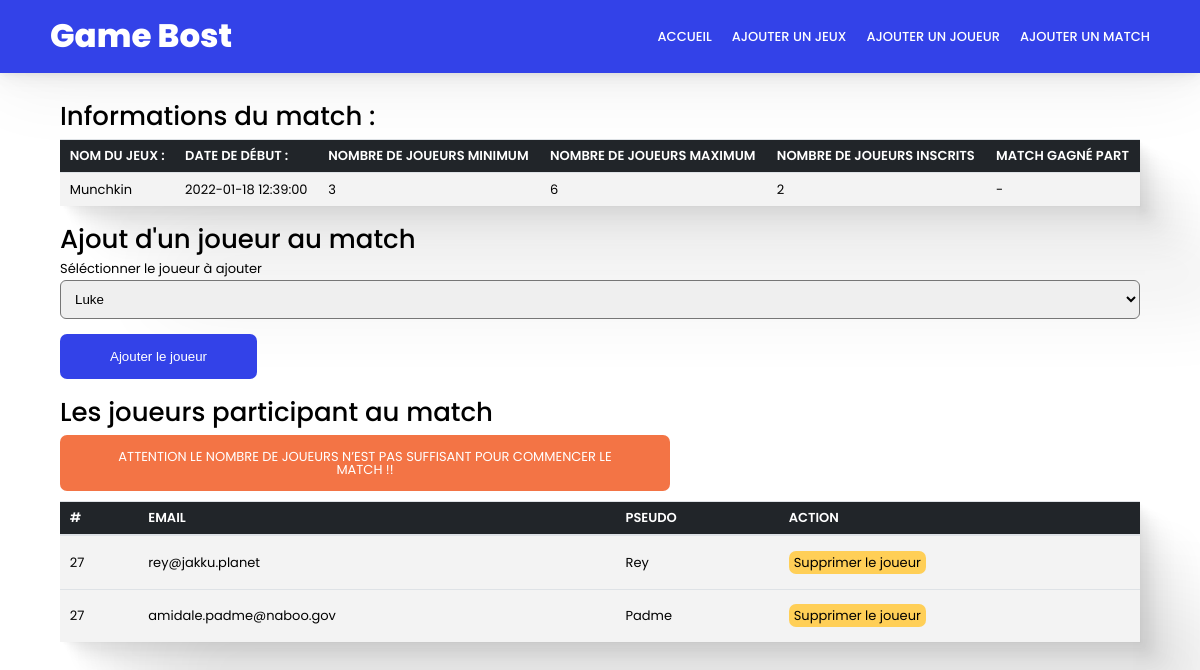
Screenshot of /index.php?action=contestSingleView&id=27&game_id=26 with the database file from the repository.
### tables this page shows
CREATE TABLE `contest` (
  `id` int(11) NOT NULL,
  `game_id` int(11) NOT NULL,
  `start_date` datetime NOT NULL,
  `winner_id` int(11) DEFAULT NULL
);

CREATE TABLE `game` (
  `id` int(11) NOT NULL,
  `title` varchar(50) NOT NULL,
  `min_players` int(20) NOT NULL,
  `max_players` int(20) NOT NULL
);

CREATE TABLE `player_contest` (
  `id` int(255) NOT NULL,
  `player_id` int(255) NOT NULL,
  `contest_id` int(255) NOT NULL
);

CREATE TABLE `player` (
  `id` int(11) NOT NULL,
  `email` varchar(50) NOT NULL,
  `nickname` varchar(50) NOT NULL
);

### controller/FrontController.php (called while the page is built, shortened)
<?php
require_once('model/GameManager.php');
require_once('model/PlayerManager.php');
require_once('model/ContestManager.php');
class FrontController
{
    private $gameManager;
    private $playerManager;
    private $contestManager;
    function __construct()
    {
        $this->gameManager = new GameManager();
        $this->playerManager = new PlayerManager();
        $this->contestManager = new ContestManager();
    }
    public function contestSingleView(){
        $playerList = $this->playerManager->playerList();
        $gameList = $this->gameManager->gameMinMaxPlayer($_GET["game_id"]);
        $contestDetail = $this->contestManager->contestSingleView($_GET["id"]);
        $contestDetailFetchAll = $contestDetail->fetchAll();
        $contestPLayerList = $this->contestManager->contestPlayerList($_GET["id"]);
        $contestPlayerNbr = $contestPLayerList->rowCount();
        require('view/frontEnd/contestSingleView.php');
    }
}

### model/ContestManager.php (called while the page is built, shortened)
<?php
class ContestManager extends Manager
{
    public function contestSingleView($id)
    {
        $db = $this->dbConnect();
        $contestDetail = $db->query('SELECT contest.id, player.nickname as winner_name, game.title, start_date, player.nickname, player.email, COUNT(player_contest.id) as nombre_joueur
        FROM contest
        LEFT JOIN player_contest on contest.id = player_contest.contest_id
        INNER JOIN game on contest.game_id = game.id
        LEFT JOIN player on contest.winner_id = player.id WHERE contest.id = ' . $id);
        return $contestDetail;
    }
    public function contestPlayerList($id)
    {
        $db = $this->dbConnect();
        $contestPlayerList = $db->query('SELECT * FROM player_contest
        INNER JOIN player ON player_contest.player_id = player.id
        RIGHT JOIN contest ON player_contest.contest_id = contest.id
        WHERE contest_id = ' . $id);
        return $contestPlayerList;
    }
}

### model/GameManager.php (called while the page is built, shortened)
<?php
class GameManager extends Manager
{
    public function gameMinMaxPlayer($id)
    {
        $db = $this->dbConnect();
        $gameMinMaxPlayer = $db->prepare('SELECT * FROM game where id = ' . $id);
        $gameMinMaxPlayer->execute();
        $result = $gameMinMaxPlayer->fetchAll();
        return $result;
    }
}

### model/PlayerManager.php (called while the page is built, shortened)
<?php
class PlayerManager extends Manager
{
    public function playerList()
    {
        $db = $this->dbConnect();
        $playerList = $db->query('SELECT * FROM player');
        return $playerList;
    }
}

### view/frontEnd/contestSingleView.php (the view, shortened to what this page needs)
<div>
    <h2>Informations du match :</h2>
    <table class="tableListSingle">
        <thead>
            <td>Nom du jeux :</td>
            <td>Date de début : </td>
            <td>Nombre de joueurs minimum</td>
            <td>Nombre de joueurs maximum</td>
            <td>Nombre de joueurs inscrits</td>
            <td>Match gagné part </td>
        </thead>
        <tr>
            <td><?= htmlspecialchars($contestDetailFetchAll[0]['title']) ?></td>
            <td><?= htmlspecialchars($contestDetailFetchAll[0]['start_date']) ?></td>
            <td><?= htmlspecialchars($gameList[0]['min_players']) ?></td>
            <td><?= htmlspecialchars($gameList[0]['max_players']) ?></td>
            <td><?= htmlspecialchars($contestPlayerNbr) ?></td>
            <td><?= ($contestDetailFetchAll[0]['winner_name']) ? htmlspecialchars($contestDetailFetchAll[0]['winner_name']) : '-' ?></td>
        </tr>
    </table>
</div>
<?php if ($contestDetailFetchAll[0]['winner_name'] === NULL) : ?>
    <h2>Ajout d'un joueur au match</h2>
    <form action="index.php?action=contestAddPlayer" method="POST">
        <p>
            <label for="player_list">Séléctionner le joueur à ajouter</label>
            <select name="player_id" id="player_list" required>
                <?php while ($data = $playerList->fetch()) : ?>
                    <option value="<?= htmlspecialchars($data['id']) ?>"><?= htmlspecialchars($data['nickname']) ?></option>
                <?php endwhile;
                $playerList->closeCursor(); ?>
            </select>
        </p>
        <input type="submit" name="submit" value="Ajouter le joueur">
    </form>
<?php endif; ?>
<h2>Les joueurs participant au match</h2>
<?php if ($contestDetailFetchAll[0]['winner_name'] == NULL) :
    if ($contestPlayerNbr < $gameList[0]['min_players']) : ?>
        <p class="playerAlertLow">Attention le nombre de joueurs n’est pas suffisant pour commencer le match !!</p>
    <?php elseif ($contestPlayerNbr > $gameList[0]['max_players']) : ?>
        <p class="playerAlertHight">Le nombre de joueurs est trop important, enlever <?= htmlspecialchars($contestPlayerNbr - $gameList[0]['max_players']) ?> joueurs !!</p>
    <?php else : ?>
        <p class="playerAlertOpen">Il reste <?= htmlspecialchars($gameList[0]['max_players'] - $contestPlayerNbr) ?> places disponible !!</p>
    <?php endif; ?>
<?php endif; ?>
<table class="tableListSingle">
    <thead>
        <th>#</th>
        <th>Email</th>
        <th>Pseudo</th>
        <?= ($contestDetailFetchAll[0]['winner_name'] === NULL) ? '<th>Action</th>' : ''; ?>
    </thead>
    <?php if ($contestPlayerNbr != NULL) :
        while ($data = $contestPLayerList->fetch()) : ?>
            <tr>
                <td><?= htmlspecialchars($data['id']) ?></td>
                <td><?= htmlspecialchars($data['email']) ?></td>
                <td><?= htmlspecialchars($data['nickname']) ?></td>
                <?php if ($contestDetailFetchAll[0]['winner_name'] === NULL) : ?>
                    <td>
                        <p>
                            <a class="actionContest" href="index.php?action=contestDeletePlayer&player_id=<?= htmlspecialchars($data['player_id']) ?>&contest_id=<?= htmlspecialchars($data['contest_id']) ?>&game_id=<?= htmlspecialchars($_GET['game_id']) ?>">Supprimer le joueur</a>
                        </p>
                    <?php endif; ?>
                    </td>
            </tr>
        <?php endwhile; ?>
    <?php else :  ?>
        <tr>
            <td>Pas de joueurs positionné sur ce match</td>
        </tr>
    <?php endif; ?>
</table>
<?php require('template.php'); ?>

### public/css/style.css (style rules this page uses)
html { font-family: 'Poppins'; font-size: 13px; }
a { color: inherit; text-decoration: none; }
h2 { font-size: 2rem; font-weight: 500; margin: 0 0 10px 0; }
.tableListSingle { width: 100%; margin-bottom: 20px !important; max-width: 100%; margin-bottom: 1rem; background-color: transparent; text-align: left; background-color: rgb(243, 243, 243); box-shadow: 2.8px 2.8px 2.2px rgba(0, 0, 0, 0.02), 6.7px 6.7px 5.3px rgba(0, 0, 0, 0.028), 12.5px 12.5px 10px rgba(0, 0, 0, 0.035), 22.3px 22.3px 17.9px rgba(0, 0, 0, 0.042), 41.8px 41.8px 33.4px rgba(0, 0, 0, 0.05), 100px 100px 80px rgba(0, 0, 0, 0.07); }
td, th { padding: 0.75rem; vertical-align: middle; border-top: 1px solid #dee2e6; }
thead { background-color: #212529; color: white; text-transform: uppercase; font-weight: 600; }
th { vertical-align: bottom; border-bottom: 2px solid #dee2e6; }
.actionContest { background-color: #FFCF57; padding: 5px; margin: 5px 0px; border-radius: 7px; display: inline-block; }
input[type="text"], input[type="number"], input[type="email"], input[type="datetime-local"], select { width: 100%; padding: 10px; outline: none; border-radius: 6px; margin-bottom: 15px; }
label { margin-bottom: 5px; display: block; }
input[type="submit"] { padding: 15px 50px; margin-bottom: 20px; background-color: #3342e8; color: white; border-radius: 7px; border: none; }
.playerAlertLow { padding: 15px 35px; color: white; background-color: #F37445; width: 50%; border-radius: 7px; text-align: center; text-transform: uppercase; margin-bottom: 10px; }

### rows the page displays
contest: game.title "Munchkin", start_date "2022-01-18 12:39:00"
game: min_players "3", max_players "6"
player_contest: contest "27", player.email "rey@jakku.planet", player.nickname "Rey"
player_contest: contest "27", player.email "amidale.padme@naboo.gov", player.nickname "Padme"

### other values shown
$contestPlayerNbr "2"
form field player_id "Luke"
